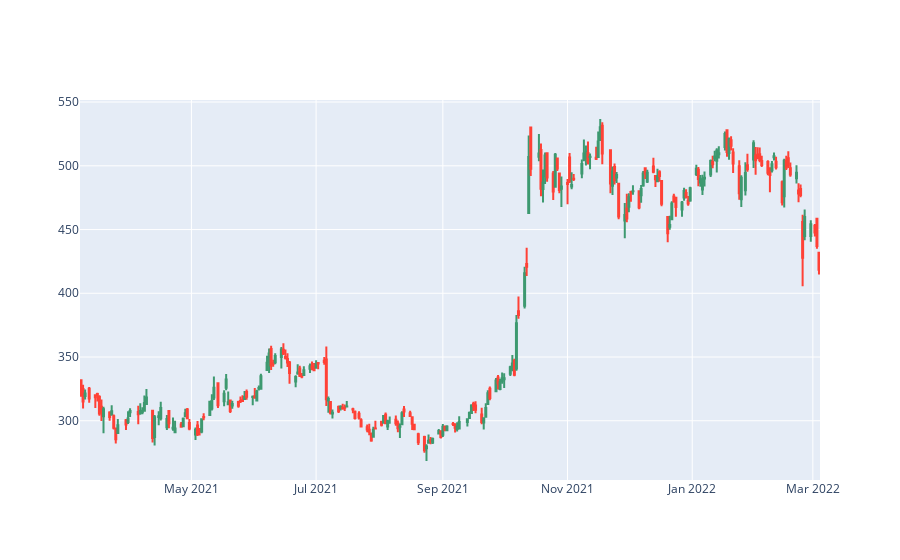

Notebook code cell kept with this figure:
### Code cell
# Plot with all gaps
fig = go.Figure(data = [go.Candlestick(x = tatamotors_1year.index, 
                open = tatamotors_1year['Open'],
                high = tatamotors_1year['High'],
                low = tatamotors_1year['Low'],
                close = tatamotors_1year['Close'])])
fig.update_layout(xaxis_rangeslider_visible = False, hovermode = 'x unified')
# fig.update_xaxes(rangebreaks = [dict(bounds = ['sat', 'mon'])])

fig.show()

### Figure 1 — Plotly figure (JSON) as saved in the notebook; plotly's stock layout.template omitted (floating-point values rounded to 4 significant figures; data arrays with more than 128 entries replaced by an {"elided": "..."} marker saying what was removed)
{"data": [{"close": {"elided": "246 float values"}, "high": {"elided": "246 float values"}, "low": {"elided": "246 float values"}, "open": {"elided": "246 float values"}, "type": "candlestick", "x": {"elided": "246 str values"}}], "layout": {"hovermode": "x unified", "xaxis": {"rangeslider": {"visible": false}}}}
